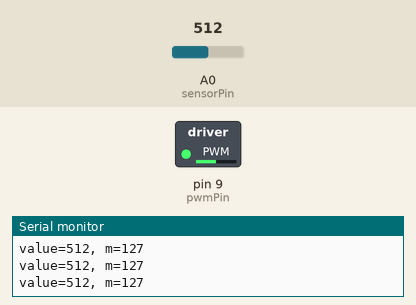
This sketch was run on a simulated Arduino Uno, built with avr-gcc and run on an emulated ATmega328P. Shown: switched loads named in the sketch (green lamp = pin HIGH), the last lines printed to the serial monitor. The inputs (shaded band) are chosen by the test bench; at power-on: A0 (sensorPin) = 512.

Above: at 1.2 s.
1.3 s: A0 (sensorPin) set to 716
At 2.5 s:
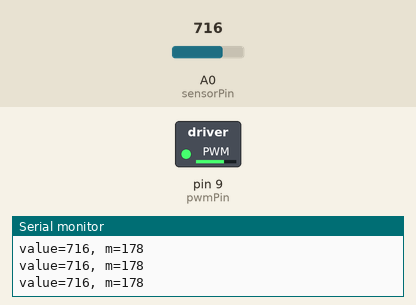
2.8 s: A0 (sensorPin) set to 900
At 4.0 s:
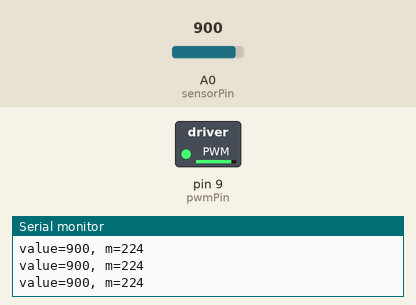
4.3 s: A0 (sensorPin) set to 122
At 5.4 s:
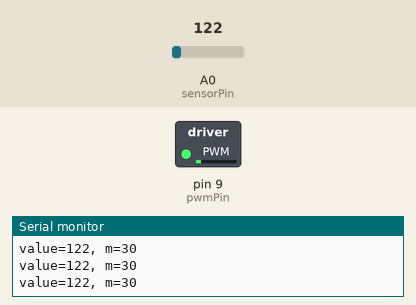
5.8 s: A0 (sensorPin) set to 0
At 6.9 s:
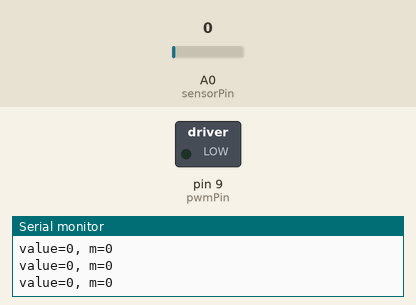
7.3 s: A0 (sensorPin) set to 511
At 8.3 s:
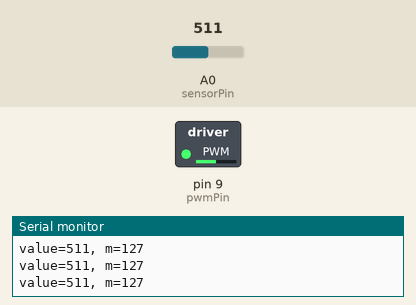
Timing chart, 0 to 9.8 s (numbered marks = the images above; inputs shaded):
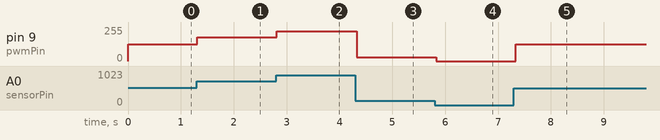

The sketch:

test_motor.ino
```cpp
int pwmPin = 9;
int sensorPin = A0;

void setup() {
  Serial.begin(9600);
  // put your setup code here, to run once:
}

void loop() {
  // put your main code here, to run repeatedly:
  int value = analogRead(sensorPin);
  int mvalue = map(value, 0, 1024, 0, 255);

  Serial.print("value=");
  Serial.print(value);
  Serial.print(", m=");
  Serial.println(mvalue);

  analogWrite(pwmPin, mvalue);

  delay(100);
}
```

Measured:
- after the input at 1.3 s, pin 9 (pwmPin): 127/255 → 178/255 at once
- after the input at 2.8 s, pin 9 (pwmPin): 178/255 → 224/255 at once
- after the input at 4.3 s, pin 9 (pwmPin): 224/255 → 30/255 at once
- after the input at 5.8 s, pin 9 (pwmPin): 30/255 → 0/255 at once
- after the input at 7.3 s, pin 9 (pwmPin): 0/255 → 127/255 at once
